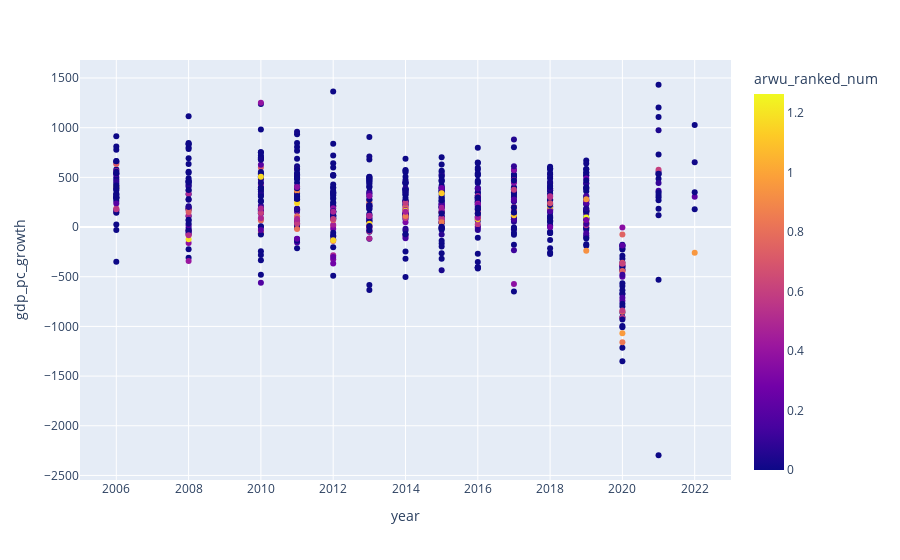

Write notebook code for a chart like this one.
### Code cell
fig = px.scatter(group2, y="gdp_pc_growth", x="year", color='arwu_ranked_num', hover_data=["country", "year"])
fig.show()

### Figure 1 — Plotly figure (JSON) as saved in the notebook; plotly's stock layout.template omitted (floating-point values rounded to 4 significant figures; data arrays with more than 128 entries replaced by an {"elided": "..."} marker saying what was removed)
{"data": [{"customdata": {"elided": "746x1 str values"}, "hovertemplate": "year=%{x}<br>gdp_pc_growth=%{y}<br>country=%{customdata[0]}<br>arwu_ranked_num=%{marker.color}<extra></extra>", "legendgroup": "", "marker": {"color": {"elided": "746 float values"}, "coloraxis": "coloraxis", "symbol": "circle"}, "mode": "markers", "name": "", "orientation": "v", "showlegend": false, "type": "scatter", "x": {"elided": "746 int values"}, "xaxis": "x", "y": {"elided": "746 float values"}, "yaxis": "y"}], "layout": {"coloraxis": {"colorbar": {"title": {"text": "arwu_ranked_num"}}, "colorscale": [[0, "#0d0887"], [0.1111, "#46039f"], [0.2222, "#7201a8"], [0.3333, "#9c179e"], [0.4444, "#bd3786"], [0.5556, "#d8576b"], [0.6667, "#ed7953"], [0.7778, "#fb9f3a"], [0.8889, "#fdca26"], [1, "#f0f921"]]}, "legend": {"tracegroupgap": 0}, "margin": {"t": 60}, "xaxis": {"anchor": "y", "domain": [0, 1], "title": {"text": "year"}}, "yaxis": {"anchor": "x", "domain": [0, 1], "title": {"text": "gdp_pc_growth"}}}}
